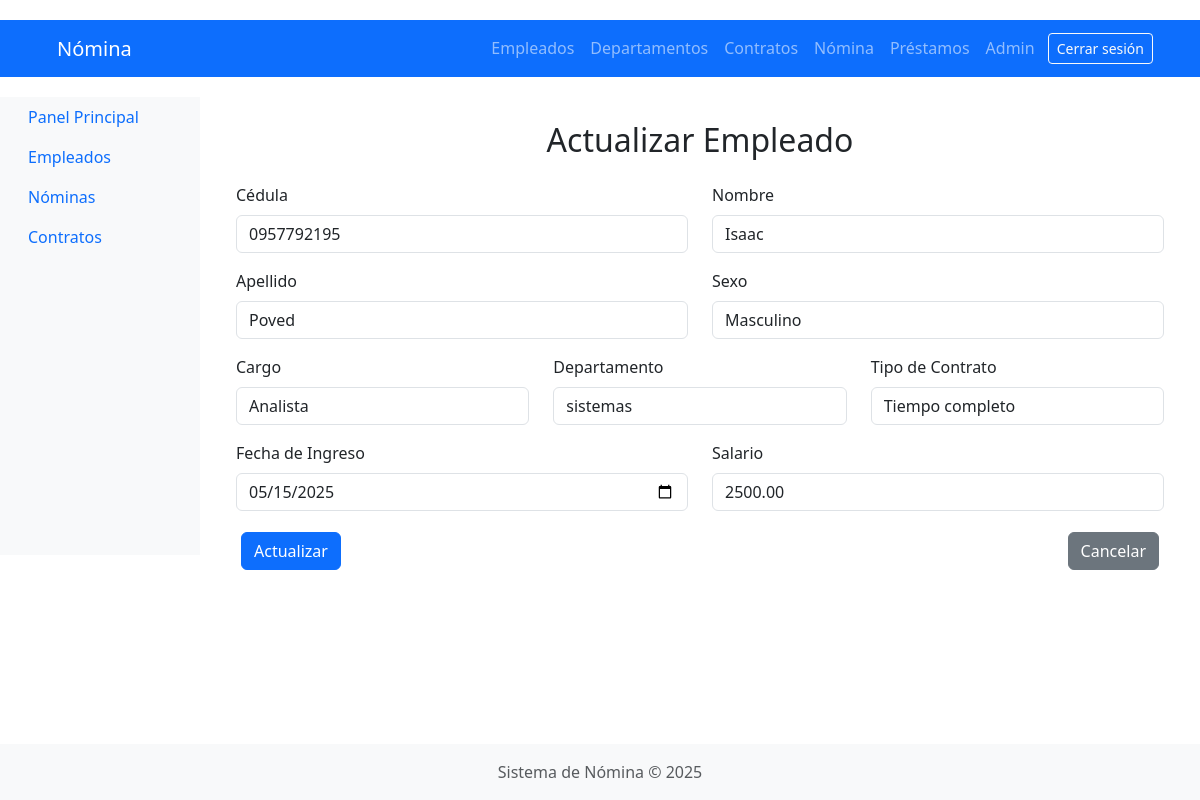
The page /employees/editar/1/ (signed in) on the database its author committed.
### employees/models.py (models this page shows, shortened)
class Empleado(models.Model):
    SEXO_CHOICES = [
        ('M', 'Masculino'),
        ('F', 'Femenino'),
    ]
    cedula = models.CharField(max_length=10, unique=True, null=True)
    nombre = models.CharField(max_length=100)
    apellido = models.CharField(max_length=100)
    sexo = models.CharField(max_length=1, choices=SEXO_CHOICES, default='M')  # Campo agregado
    cargo = models.ForeignKey(Cargo, on_delete=models.CASCADE)
    departamento = models.ForeignKey(Departamento, on_delete=models.CASCADE)
    tipo_contrato = models.ForeignKey(TipoContrato, on_delete=models.CASCADE)
    fecha_ingreso = models.DateField()
    salario = models.DecimalField(max_digits=10, decimal_places=2)

### employees/views.py (the view)
# urls.py: path('editar/<int:empleado_id>/', views.actualizar_empleado, name='actualizar_empleado'),
@login_required
def actualizar_empleado(request, empleado_id):
    empleado = get_object_or_404(Empleado, id=empleado_id)
    if request.method == 'POST':
        form = EmpleadoForm(request.POST, instance=empleado)
        if form.is_valid():
            form.save()
            return redirect('listar_empleados')
    else:
        form = EmpleadoForm(instance=empleado)
    return render(request, 'employees/employee_form.html', {'form': form})

### contracts/models.py (called while the page is built)
    def __str__(self):
        return self.nombre

### departments/models.py (called while the page is built)
    def __str__(self):
        return self.nombre

### employees/models.py (called while the page is built)
    def __str__(self):
        return self.nombre

### templates/employees/employee_form.html (shortened to what this page needs)
{% extends 'base.html' %}
{% block content %}
<div class="container mt-4">
    <h2 class="mb-4 text-center">{% if form.instance.pk %}Actualizar Empleado{% else %}Crear Empleado{% endif %}</h2>
    <form method="post" novalidate>
        <div class="row">
            <div class="col-md-6 mb-3">
                <label for="id_cedula" class="form-label">{{ form.cedula.label }}</label>
                {{ form.cedula }}
            </div>
            <div class="col-md-6 mb-3">
                <label for="id_nombre" class="form-label">{{ form.nombre.label }}</label>
                {{ form.nombre }}
            </div>
        </div>
        <div class="row">
            <div class="col-md-6 mb-3">
                <label for="id_apellido" class="form-label">{{ form.apellido.label }}</label>
                {{ form.apellido }}
            </div>
            <div class="col-md-6 mb-3">
                <label for="id_sexo" class="form-label">{{ form.sexo.label }}</label>
                {{ form.sexo }}
            </div>
        </div>
        <div class="row">
            <div class="col-md-4 mb-3">
                <label for="id_cargo" class="form-label">{{ form.cargo.label }}</label>
                {{ form.cargo }}
            </div>
            <div class="col-md-4 mb-3">
                <label for="id_departamento" class="form-label">{{ form.departamento.label }}</label>
                {{ form.departamento }}
            </div>
            <div class="col-md-4 mb-3">
                <label for="id_tipo_contrato" class="form-label">{{ form.tipo_contrato.label }}</label>
                {{ form.tipo_contrato }}
            </div>
        </div>
        <div class="row">
            <div class="col-md-6 mb-3">
                <label for="id_fecha_ingreso" class="form-label">{{ form.fecha_ingreso.label }}</label>
                {{ form.fecha_ingreso }}
            </div>
            <div class="col-md-6 mb-3">
                <label for="id_salario" class="form-label">{{ form.salario.label }}</label>
                {{ form.salario }}
            </div>
        </div>
        <div class="d-flex justify-content-between">
            <button type="submit" class="btn btn-primary">
                {% if form.instance.pk %}Actualizar{% else %}Crear{% endif %}
            </button>
            <a href="{% url 'listar_empleados' %}" class="btn btn-secondary">Cancelar</a>
        </div>
    </form>
</div>
{% endblock %}

### static/css/styles.css (style rules this page uses)
body { font-family: 'Arial', sans-serif; margin: 0; padding: 0; background-color: #f4f4f4; }
.container { width: 80%; margin: auto; overflow: hidden; }
h1, h2, h3 { color: #35424a; }
.btn { display: inline-block; padding: 10px 15px; margin: 5px; border: none; border-radius: 5px; cursor: pointer; }
.btn-primary { background: #35424a; color: #ffffff; }

### rows shown on the page
Empleado: cedula "0957792195", nombre "Isaac", apellido "Poved", sexo "Masculino", cargo "Analista", departamento "sistemas", tipo_contrato "Tiempo completo", fecha_ingreso "05/15/2025", salario "2500.00"

### other values the page prints
{{ year|default:2025 }} "2025"
